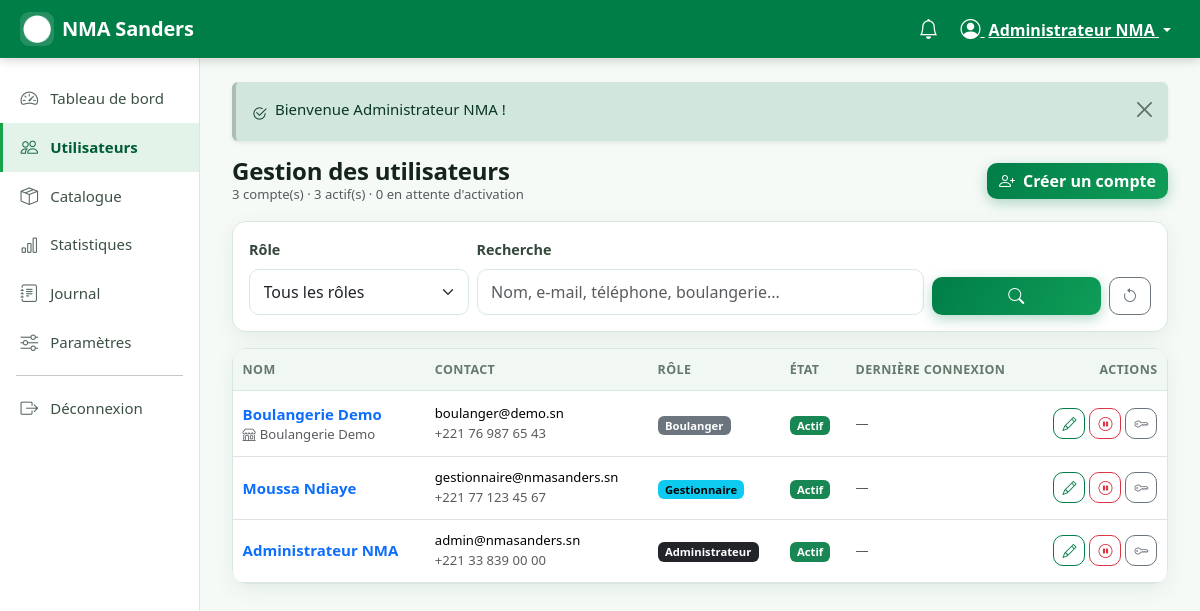
/index.php?r=administrateur/utilisateurs (signed in), run on an earlier commit of the app's database.
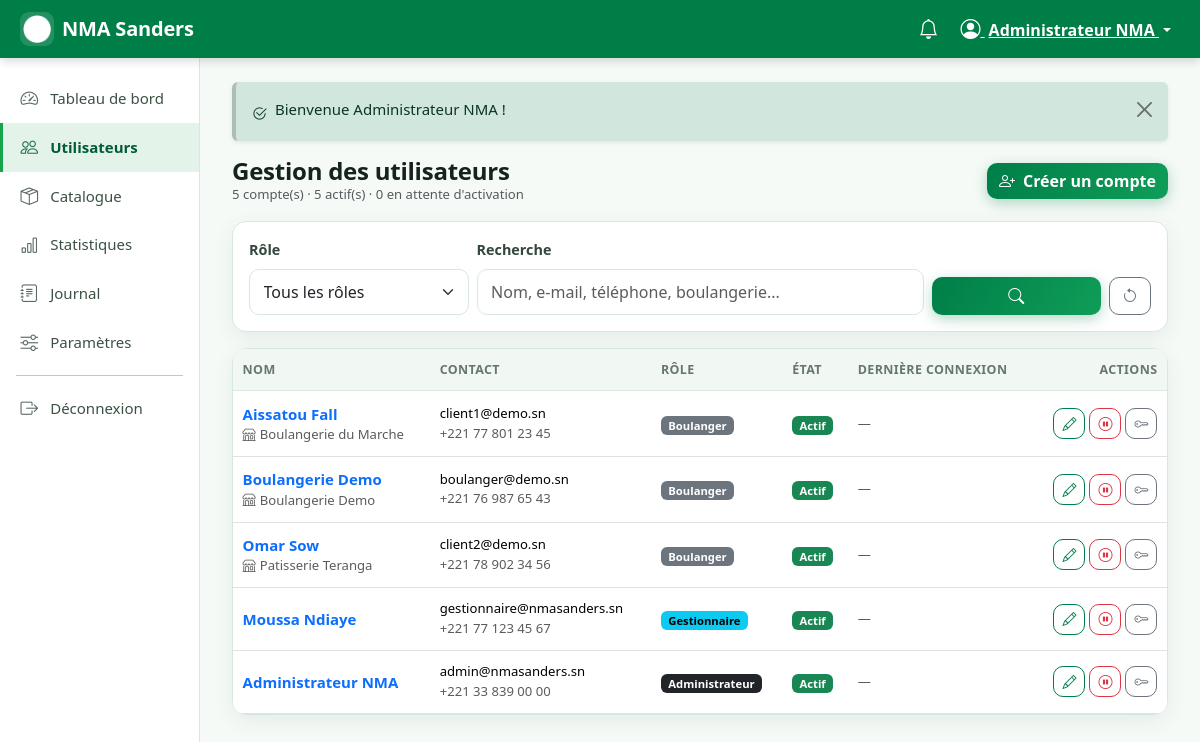
And on a later commit of the database.
### tables this page shows
CREATE TABLE utilisateur (
    id                  INT UNSIGNED AUTO_INCREMENT PRIMARY KEY,
    nom                 VARCHAR(150)        NOT NULL,
    email               VARCHAR(190)        NOT NULL UNIQUE,
    telephone           VARCHAR(30)         DEFAULT NULL,
    mot_de_passe        VARCHAR(255)        NOT NULL,            
    role                ENUM('boulanger','gestionnaire','administrateur') NOT NULL DEFAULT 'boulanger',
    actif               TINYINT(1)          NOT NULL DEFAULT 0,  
    double_verification TINYINT(1)          NOT NULL DEFAULT 0,  
    code_securite       VARCHAR(255)        DEFAULT NULL,        
    tentatives_connexion TINYINT UNSIGNED   NOT NULL DEFAULT 0,
    bloque_jusqua       DATETIME            DEFAULT NULL,
    reset_token         VARCHAR(64)         DEFAULT NULL,
    reset_expire_le     DATETIME            DEFAULT NULL,
    derniere_connexion  DATETIME            DEFAULT NULL,
    cree_le             DATETIME            NOT NULL DEFAULT CURRENT_TIMESTAMP,
    maj_le              DATETIME            NOT NULL DEFAULT CURRENT_TIMESTAMP ON UPDATE CURRENT_TIMESTAMP,
    INDEX idx_user_role (role, actif)
);

CREATE TABLE boulanger (
    id                  INT UNSIGNED AUTO_INCREMENT PRIMARY KEY,
    utilisateur_id      INT UNSIGNED        NOT NULL UNIQUE,
    nom_boulangerie     VARCHAR(190)        NOT NULL,
    adresse             VARCHAR(255)        NOT NULL,
    ville               VARCHAR(100)        NOT NULL DEFAULT 'Dakar',
    zone_livraison      VARCHAR(100)        DEFAULT NULL,
    cree_le             DATETIME            NOT NULL DEFAULT CURRENT_TIMESTAMP,
    CONSTRAINT fk_boulanger_user FOREIGN KEY (utilisateur_id)
        REFERENCES utilisateur(id) ON DELETE CASCADE
);

### app/views/admin/utilisateurs.php (the view, shortened to what the changed rows need)
<?php
$roles = ['' => 'Tous les rôles', 'boulanger' => 'Boulangers', 'gestionnaire' => 'Gestionnaires', 'administrateur' => 'Administrateurs'];
?>
<div class="d-flex flex-wrap justify-content-between align-items-center gap-2 mb-3">
    <div>
        <h1 class="h4 fw-bold mb-0">Gestion des utilisateurs</h1>
        <p class="text-muted small mb-0">
            <?= (int) $stats['total'] ?> compte(s) · <?= (int) $stats['actifs'] ?> actif(s) · <?= (int) $stats['inactifs'] ?> en attente d'activation
        </p>
    </div>
</div>
<div class="card">
    <div class="card-body p-0">
        <?php if ($utilisateurs === []): ?>
            <div class="nma-empty"><i class="bi bi-people"></i>Aucun compte ne correspond à ces critères.</div>
        <?php else: ?>
            <div class="table-responsive">
                <table class="table table-hover align-middle mb-0">
                    <thead>
                        <tr>
                            <th>Nom</th>
                            <th class="d-none d-md-table-cell">Contact</th>
                            <th>Rôle</th>
                            <th>État</th>
                            <th class="d-none d-lg-table-cell">Dernière connexion</th>
                            <th class="text-end">Actions</th>
                        </tr>
                    </thead>
                    <tbody>
                    <?php foreach ($utilisateurs as $u): ?>
                        <tr>
                            <td>
                                <a href="<?= e(url('administrateur/utilisateur', ['id' => (int) $u['id']])) ?>" class="fw-semibold">
                                    <?= e($u['nom']) ?>
                                </a>
                                <?php if (!empty($u['nom_boulangerie'])): ?>
                                    <div class="text-small text-muted"><i class="bi bi-shop me-1"></i><?= e($u['nom_boulangerie']) ?></div>
                                <?php endif; ?>
                            </td>
                            <td class="d-none d-md-table-cell text-small">
                                <?= e($u['email']) ?>
                                <div class="text-muted"><?= e($u['telephone'] ?? '—') ?></div>
                            </td>
                            <td>
                                <span class="badge text-bg-<?= $u['role'] === 'administrateur' ? 'dark' : ($u['role'] === 'gestionnaire' ? 'info' : 'secondary') ?>">
                                    <?= e(ucfirst($u['role'])) ?>
                                </span>
                            </td>
                            <td>
                                <span class="badge text-bg-<?= (int) $u['actif'] === 1 ? 'success' : 'secondary' ?>">
                                    <?= (int) $u['actif'] === 1 ? 'Actif' : 'Inactif' ?>
                                </span>
                            </td>
                            <td class="d-none d-lg-table-cell text-small text-muted"><?= e(datetime_fr($u['derniere_connexion'])) ?></td>
                            <td class="text-end">
                                <div class="d-flex gap-1 justify-content-end">
                                    <a href="<?= e(url('administrateur/utilisateur', ['id' => (int) $u['id']])) ?>"
                                       class="btn btn-sm btn-outline-nma" title="Modifier"><i class="bi bi-pencil"></i></a>
                                    <form method="post" action="<?= e(url('administrateur/utilisateur/activer')) ?>"
                                          data-confirmer="<?= (int) $u['actif'] === 1 ? 'Désactiver ce compte ? L\'utilisateur ne pourra plus se connecter.' : 'Activer ce compte ?' ?>">
                                        <button type="submit" class="btn btn-sm btn-outline-<?= (int) $u['actif'] === 1 ? 'danger' : 'success' ?>"
                                                title="<?= (int) $u['actif'] === 1 ? 'Désactiver' : 'Activer' ?>">
                                            <i class="bi bi-<?= (int) $u['actif'] === 1 ? 'pause-circle' : 'play-circle' ?>"></i>
                                        </button>
                                    </form>
                                    <form method="post" action="<?= e(url('administrateur/utilisateur/mot-de-passe')) ?>"
                                          data-confirmer="Générer un mot de passe provisoire pour <?= e($u['email']) ?> ?">
                                        <button type="submit" class="btn btn-sm btn-outline-secondary" title="Réinitialiser le mot de passe">
                                            <i class="bi bi-key"></i>
                                        </button>
                                    </form>
                                </div>
                            </td>
                        </tr>
                    <?php endforeach; ?>
                    </tbody>
                </table>
            </div>
        <?php endif; ?>
    </div>
</div>

### app/views/layouts/app.php (shortened to what the changed rows need)
<?php
$role        = $utilisateur['role'] ?? 'boulanger';
$routeActive = $routeCourante ?? '';
$menus = [
    'boulanger' => [
        ['tableau de bord',  'boulanger/tableau-de-bord',   'speedometer2',   "Tableau de bord"],
        ['catalogue',        'boulanger/catalogue',         'grid-3x3-gap',   'Catalogue'],
        ['nouvelle commande','boulanger/commande/nouvelle',  'plus-circle',    'Nouvelle commande'],
        ['historique',       'boulanger/historique',        'clock-history',  'Mes commandes'],
        ['profil',           'boulanger/profil',            'person-gear',    'Mon profil'],
    ],
    'gestionnaire' => [
        ['tableau de bord',  'gestionnaire/tableau-de-bord', 'speedometer2',  "Tableau de bord"],
        ['commandes',        'gestionnaire/commandes',       'inboxes',       'Commandes'],
        ['livraisons',       'gestionnaire/livraisons',      'truck',         'Livraisons'],
        ['clients',          'gestionnaire/boulangers',      'shop',          'Mes clients'],
        ['statistiques',     'gestionnaire/statistiques',    'bar-chart',     'Statistiques'],
    ],
    'administrateur' => [
        ['tableau de bord',  'administrateur/tableau-de-bord', 'speedometer2', 'Tableau de bord'],
        ['utilisateurs',     'administrateur/utilisateurs',    'people',       'Utilisateurs'],
        ['catalogue',        'administrateur/catalogue',       'box-seam',     'Catalogue'],
        ['statistiques',     'administrateur/statistiques',    'bar-chart',    'Statistiques'],
        ['journal',          'administrateur/journal',         'journal-text', 'Journal'],
        ['parametres',       'administrateur/parametres',      'sliders',      'Paramètres'],
    ],
];
$menu = $menus[$role] ?? [];
$estActif = static function (string $route) use ($routeActive): bool {
    return $routeActive === $route;
};
?>
<!doctype html>
<html lang="fr">
<head>
    <link href="https://cdn.jsdelivr.net/npm/bootstrap@5.3.3/dist/css/bootstrap.min.css" rel="stylesheet"
>
    <link href="https://cdn.jsdelivr.net/npm/bootstrap-icons@1.11.3/font/bootstrap-icons.min.css" rel="stylesheet">
    <link href="<?= e(asset('assets/css/app.css')) ?>" rel="stylesheet">
</head>
<body class="nma-app role-<?= e($role) ?>">
<div class="container-fluid">
    <div class="row">
        <aside class="col-lg-2 d-none d-lg-block nma-sidebar p-0">
            <nav class="nav flex-column py-3">
                <?php foreach ($menu as [$cle, $route, $icone, $libelle]): ?>
                    <a class="nav-link nma-nav-link <?= $estActif($route) ? 'active' : '' ?>" href="<?= e(url($route)) ?>">
                        <i class="bi bi-<?= e($icone) ?>"></i>
                        <span><?= e($libelle) ?></span>
                    </a>
                <?php endforeach; ?>
            </nav>
        </aside>
        <main class="col-lg-10 nma-content pb-5">
            <?php foreach (($messages ?? []) as $msg): ?>
                <div class="alert alert-<?= e($msg['type']) ?> alert-dismissible fade show shadow-sm d-flex" role="alert">
                    <i class="bi bi-<?= $msg['type'] === 'success' ? 'check2-circle' : ($msg['type'] === 'danger' ? 'exclamation-triangle' : 'info-circle') ?> me-2 mt-1"></i>
                    <div class="flex-grow-1"><?= e($msg['message']) ?></div>
                    <button type="button" class="btn-close" data-bs-dismiss="alert" aria-label="Fermer"></button>
                </div>
            <?php endforeach; ?>
            <?= $contenu ?>
        </main>
    </div>
</div>
</body>
</html>

What changed in the data, as far as the page shows it:
no longer on this page (row unchanged): utilisateur: id "3"
added utilisateur: id "5"
added boulanger: utilisateur.nom "Aissatou Fall", nom_boulangerie "Boulangerie du Marche", utilisateur.email "client1@demo.sn", utilisateur.telephone "+221 77 801 23 45", utilisateur.role "Boulanger", utilisateur.derniere_connexion "—"
added boulanger: utilisateur.nom "Omar Sow", nom_boulangerie "Patisserie Teranga", utilisateur.email "client2@demo.sn", utilisateur.telephone "+221 78 902 34 56", utilisateur.role "Boulanger", utilisateur.derniere_connexion "—"
